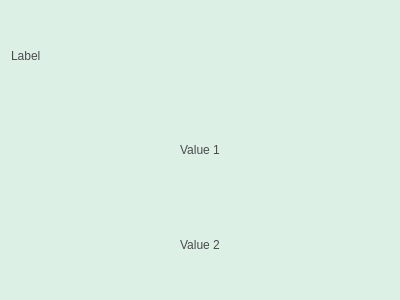
<?xml version="1.0" encoding="UTF-8"?>
<ui version="4.0">
 <class>Double</class>
 <widget class="QWidget" name="Double">
  <property name="geometry">
   <rect>
    <x>0</x>
    <y>0</y>
    <width>400</width>
    <height>300</height>
   </rect>
  </property>
  <property name="windowTitle">
   <string>Form</string>
  </property>
  <property name="styleSheet">
   <string notr="true">background-color: rgb(220, 240, 230);
color: rgb(75, 75, 75);</string>
  </property>
  <layout class="QGridLayout" name="gridLayout">
   <item row="0" column="0">
    <layout class="QVBoxLayout" name="verticalLayout">
     <item>
      <widget class="QLabel" name="label_Label">
       <property name="text">
        <string>Label</string>
       </property>
       <property name="textFormat">
        <enum>Qt::PlainText</enum>
       </property>
       <property name="alignment">
        <set>Qt::AlignLeading|Qt::AlignLeft|Qt::AlignVCenter</set>
       </property>
      </widget>
     </item>
     <item>
      <widget class="QLabel" name="label_Value1">
       <property name="text">
        <string>Value 1</string>
       </property>
       <property name="textFormat">
        <enum>Qt::AutoText</enum>
       </property>
       <property name="alignment">
        <set>Qt::AlignCenter</set>
       </property>
      </widget>
     </item>
     <item>
      <widget class="QLabel" name="label_Value2">
       <property name="text">
        <string>Value 2</string>
       </property>
       <property name="alignment">
        <set>Qt::AlignCenter</set>
       </property>
      </widget>
     </item>
    </layout>
   </item>
  </layout>
 </widget>
 <resources/>
 <connections/>
</ui>
